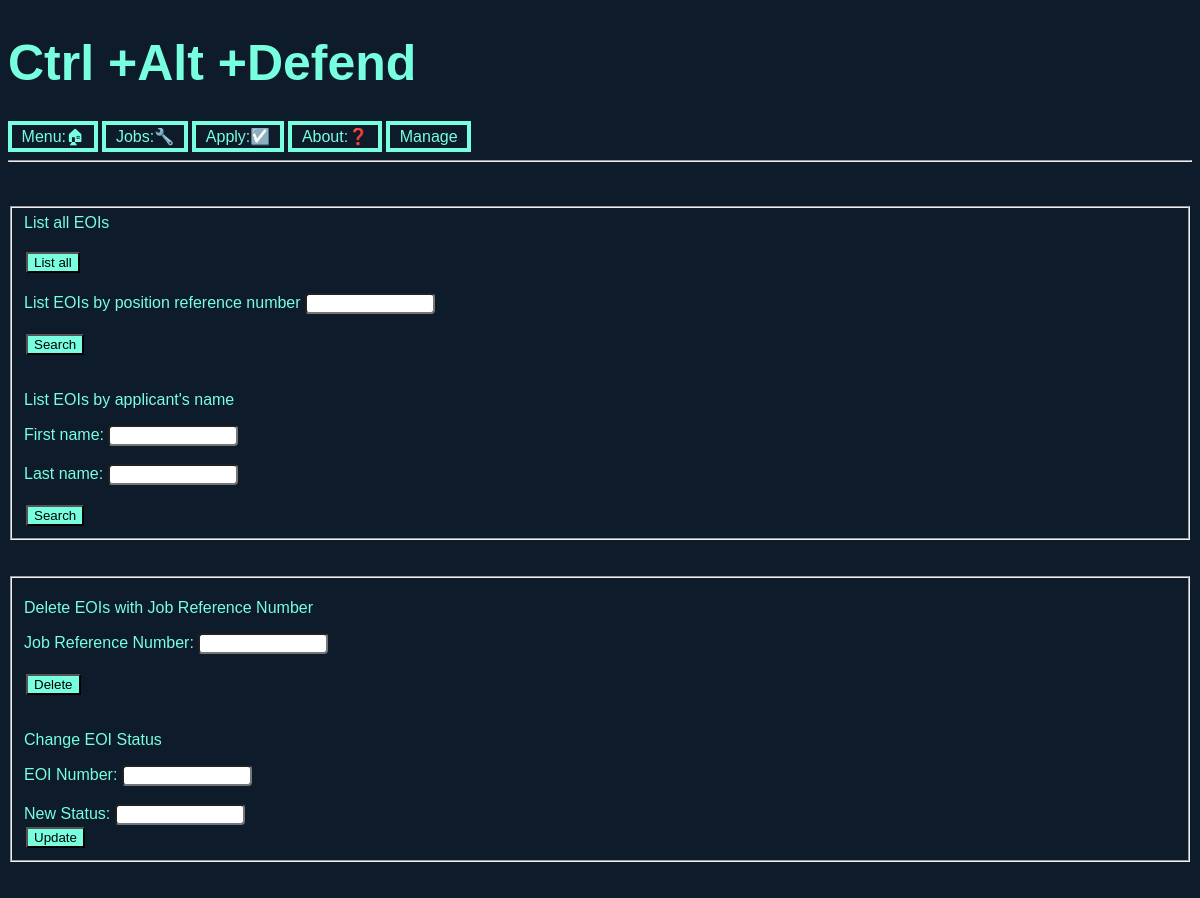
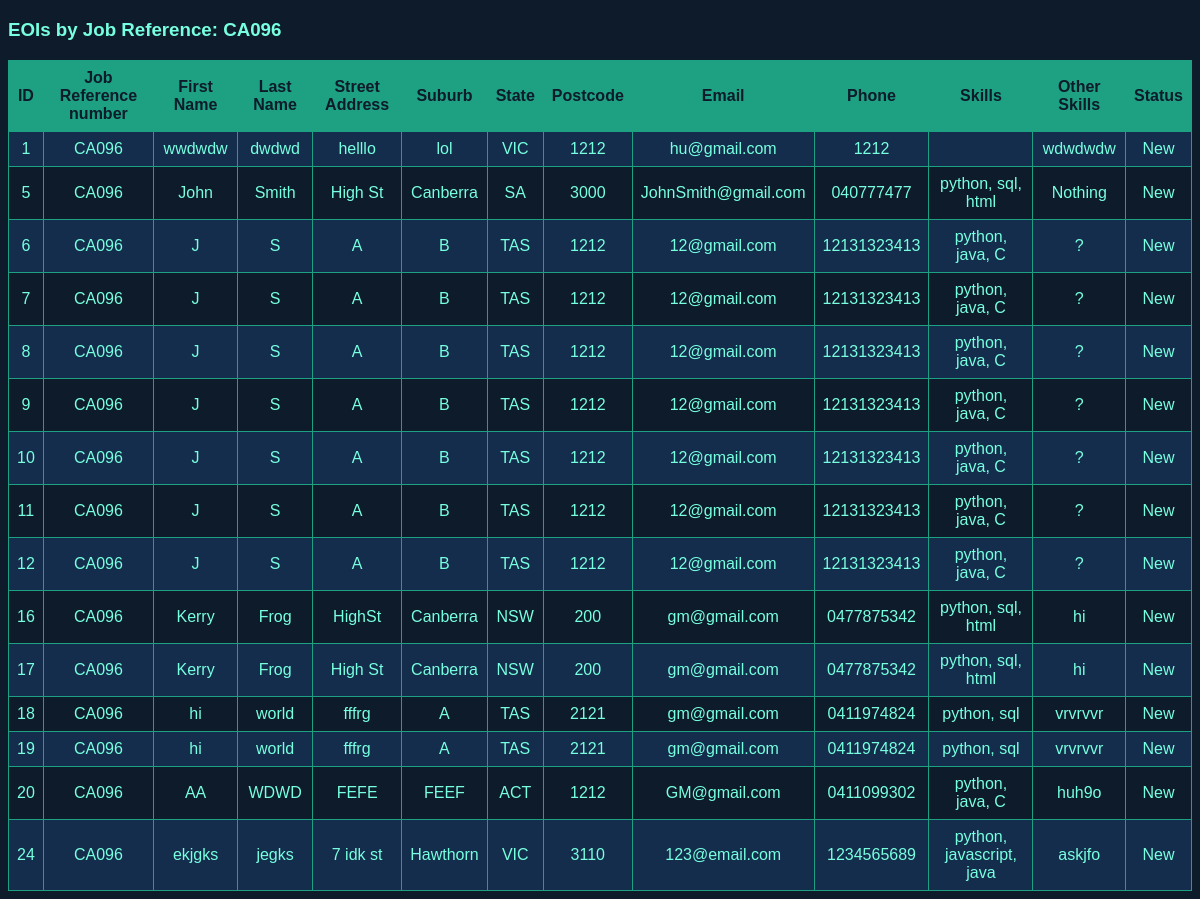
The app's page /manage.php?list_refnum=CA096 with its own data (2 pictures, top to bottom).
### tables this page shows
CREATE TABLE `eoi` (
  `EOInumber` int(11) NOT NULL,
  `JobRefNumber` varchar(20) NOT NULL,
  `FirstName` varchar(20) NOT NULL,
  `LastName` varchar(20) NOT NULL,
  `StreetAddress` varchar(40) NOT NULL,
  `Suburb` varchar(40) NOT NULL,
  `State` enum('VIC','NSW','QLD','NT','WA','SA','TAS','ACT') NOT NULL,
  `Postcode` int(4) NOT NULL,
  `Email` varchar(100) NOT NULL,
  `Phone` varchar(15) NOT NULL,
  `Skills` varchar(50) DEFAULT NULL,
  `OtherSkills` varchar(200) DEFAULT NULL,
  `Status` enum('New','Current','Final') NOT NULL DEFAULT 'New'
);

### manage.php (the view, shortened to what this page needs)
<!DOCTYPE html>
<html lang="en">
<head>
  <link rel="stylesheet" href="styles/styles.css">
</head>
<body>
<?php
    include "header.inc";
    include "nav.inc"
?>
<br>
<br>
<fieldset>
<form method="get">
  <label for="all">List all EOIs</label><br><br>
  <input type="submit" id="all" name="list_all" value="List all"><br><br>
  <label for="refnum">List EOIs by position reference number</label>
  <input type="text" id="refnum" name="list_refnum"><br><br>
  <input type="submit" value="Search"><br><br>
  <p>List EOIs by applicant's name</p>
  <label for="fname">First name:</label>
  <input type="text" id="fname" name="list_fname"><br><br>
  <label for="lname">Last name:</label>
  <input type="text" id="lname" name="list_lname"><br><br>
  <input type="submit" value="Search">
</form>
</fieldset>
<br>
<br>
<fieldset>
<form method="post">
  <p>Delete EOIs with Job Reference Number</p>
  <label>Job Reference Number:</label>
  <input type="text" name="del_refnum"><br><br>
  <input type="submit" value="Delete"><br><br>
  <p>Change EOI Status</p>
  <label for="eoi_num">EOI Number:</label>
  <input type="text" id="eoi_num" name="eoi_num"><br><br>
  <label for="new_status">New Status:</label>
  <input type="text" id="new_status" name="new_status"><br>
  <input type="submit" value="Update">
</form>
</fieldset>
<br>
<br>
<?php
require_once "settings.php";
$dbconn = @mysqli_connect($host, $user, $pwd, $sql_db);
function clean_input($conn, $data) {
    return mysqli_real_escape_string($conn, trim($data));
}
if ($_SERVER["REQUEST_METHOD"] == "GET") {
    if (!empty($_GET['list_refnum'])) {
        $refnum = clean_input($dbconn, $_GET['list_refnum']);
        $sql = "SELECT * FROM eoi WHERE JobRefNumber LIKE '%$refnum%'";
        $result = mysqli_query($dbconn, $sql);
        echo "<h3>EOIs by Job Reference: " . htmlspecialchars($refnum) . "</h3>";
    }
    if (isset($result)) {
        if (mysqli_num_rows($result) > 0) {
            echo "<table border='1' cellpadding='5'>";
            echo "<tr>";
            echo "<th>ID</th>";
            echo "<th>Job Reference number</th>";
            echo "<th>First Name</th>";
            echo "<th>Last Name</th>";
            echo "<th>Street Address</th>";
            echo "<th>Suburb</th>";
            echo "<th>State</th>";
            echo "<th>Postcode</th>";
            echo "<th>Email</th>";
            echo "<th>Phone</th>";
            echo "<th>Skills</th>";
            echo "<th>Other Skills</th>";
            echo "<th>Status</th>";
            echo "</tr>";
           while ($row = mysqli_fetch_assoc($result)) {
                echo "<tr>";
                echo "<td>" . htmlspecialchars($row['EOInumber']) . "</td>";
                echo "<td>" . htmlspecialchars($row['JobRefNumber']) . "</td>";
                echo "<td>" . htmlspecialchars($row['FirstName']) . "</td>";
                echo "<td>" . htmlspecialchars($row['LastName']) . "</td>";
                echo "<td>" . htmlspecialchars($row['StreetAddress']) . "</td>";
                echo "<td>" . htmlspecialchars($row['Suburb']) . "</td>";
                echo "<td>" . htmlspecialchars($row['State']) . "</td>";
                echo "<td>" . htmlspecialchars($row['Postcode']) . "</td>";
                echo "<td>" . htmlspecialchars($row['Email']) . "</td>";
                echo "<td>" . htmlspecialchars($row['Phone']) . "</td>";
                echo "<td>" . htmlspecialchars($row['Skills']) . "</td>";
                echo "<td>" . htmlspecialchars($row['OtherSkills']) . "</td>";
                echo "<td>" . htmlspecialchars($row['Status']) . "</td>";
                echo "</tr>";
            }
            echo "</table>";
        } else {
            echo "<p>No records found.</p>";
        }
    }
}
?>
</body>
</html>

### styles/styles.css (style rules this page uses)
* { font-family: Arial, Helvetica, sans-serif; box-sizing: border-box; }
body { background-color: #0d1b2a; color: #77ffdf; }
input[type=button], input[type=submit], input[type=reset] { margin: 2px 2px; text-decoration: none; background-color: #77ffdf; cursor: pointer; }
input[type=text] { width: 130px; border-radius: 4px; background-color: white; background-position: 10px 10px; background-repeat: no-repeat; transition: width 0.4s ease-in-out; }
table { width: 100%; border-collapse: collapse; margin-top: 1em; }
th, td { border: 1px solid #1ea082; padding: 0.5em; text-align: center; }
th { background-color: #1ea082; color: #0d1b2a; }
tr:nth-child(even) { background-color: #142d4c; }

### records on screen
eoi: EOInumber "1", JobRefNumber "CA096", FirstName "wwdwdw", LastName "dwdwd", StreetAddress "helllo", Suburb "lol", State "VIC", Postcode "1212", Email "hu@gmail.com", Phone "1212", OtherSkills "wdwdwdw", Status "New"
eoi: EOInumber "5", JobRefNumber "CA096", FirstName "John", LastName "Smith", StreetAddress "High St", Suburb "Canberra", State "SA", Postcode "3000", Email "JohnSmith@gmail.com", Phone "040777477", Skills "python, sql, html", OtherSkills "Nothing", Status "New"
eoi: EOInumber "6", JobRefNumber "CA096", FirstName "J", LastName "S", StreetAddress "A", Suburb "B", State "TAS", Postcode "1212", Email "12@gmail.com", Phone "12131323413", Skills "python, java, C", OtherSkills "?", Status "New"
eoi: EOInumber "7", JobRefNumber "CA096", FirstName "J", LastName "S", StreetAddress "A", Suburb "B", State "TAS", Postcode "1212", Email "12@gmail.com", Phone "12131323413", Skills "python, java, C", OtherSkills "?", Status "New"
eoi: EOInumber "8", JobRefNumber "CA096", FirstName "J", LastName "S", StreetAddress "A", Suburb "B", State "TAS", Postcode "1212", Email "12@gmail.com", Phone "12131323413", Skills "python, java, C", OtherSkills "?", Status "New"
eoi: EOInumber "9", JobRefNumber "CA096", FirstName "J", LastName "S", StreetAddress "A", Suburb "B", State "TAS", Postcode "1212", Email "12@gmail.com", Phone "12131323413", Skills "python, java, C", OtherSkills "?", Status "New"
eoi: EOInumber "10", JobRefNumber "CA096", FirstName "J", LastName "S", StreetAddress "A", Suburb "B", State "TAS", Postcode "1212", Email "12@gmail.com", Phone "12131323413", Skills "python, java, C", OtherSkills "?", Status "New"
eoi: EOInumber "11", JobRefNumber "CA096", FirstName "J", LastName "S", StreetAddress "A", Suburb "B", State "TAS", Postcode "1212", Email "12@gmail.com", Phone "12131323413", Skills "python, java, C", OtherSkills "?", Status "New"
eoi: EOInumber "12", JobRefNumber "CA096", FirstName "J", LastName "S", StreetAddress "A", Suburb "B", State "TAS", Postcode "1212", Email "12@gmail.com", Phone "12131323413", Skills "python, java, C", OtherSkills "?", Status "New"
eoi: EOInumber "16", JobRefNumber "CA096", FirstName "Kerry", LastName "Frog", StreetAddress "HighSt", Suburb "Canberra", State "NSW", Postcode "200", Email "gm@gmail.com", Phone "0477875342", Skills "python, sql, html", OtherSkills "hi", Status "New"
eoi: EOInumber "17", JobRefNumber "CA096", FirstName "Kerry", LastName "Frog", StreetAddress "High St", Suburb "Canberra", State "NSW", Postcode "200", Email "gm@gmail.com", Phone "0477875342", Skills "python, sql, html", OtherSkills "hi", Status "New"
eoi: EOInumber "18", JobRefNumber "CA096", FirstName "hi", LastName "world", StreetAddress "fffrg", Suburb "A", State "TAS", Postcode "2121", Email "gm@gmail.com", Phone "0411974824", Skills "python, sql", OtherSkills "vrvrvvr", Status "New"
eoi: EOInumber "19", JobRefNumber "CA096", FirstName "hi", LastName "world", StreetAddress "fffrg", Suburb "A", State "TAS", Postcode "2121", Email "gm@gmail.com", Phone "0411974824", Skills "python, sql", OtherSkills "vrvrvvr", Status "New"
eoi: EOInumber "20", JobRefNumber "CA096", FirstName "AA", LastName "WDWD", StreetAddress "FEFE", Suburb "FEEF", State "ACT", Postcode "1212", Email "GM@gmail.com", Phone "0411099302", Skills "python, java, C", OtherSkills "huh9o", Status "New"
eoi: EOInumber "24", JobRefNumber "CA096", FirstName "ekjgks", LastName "jegks", StreetAddress "7 idk st", Suburb "Hawthorn", State "VIC", Postcode "3110", Email "123@email.com", Phone "1234565689", Skills "python, javascript, java", OtherSkills "askjfo", Status "New"

### other values on screen
$refnum "CA096"
